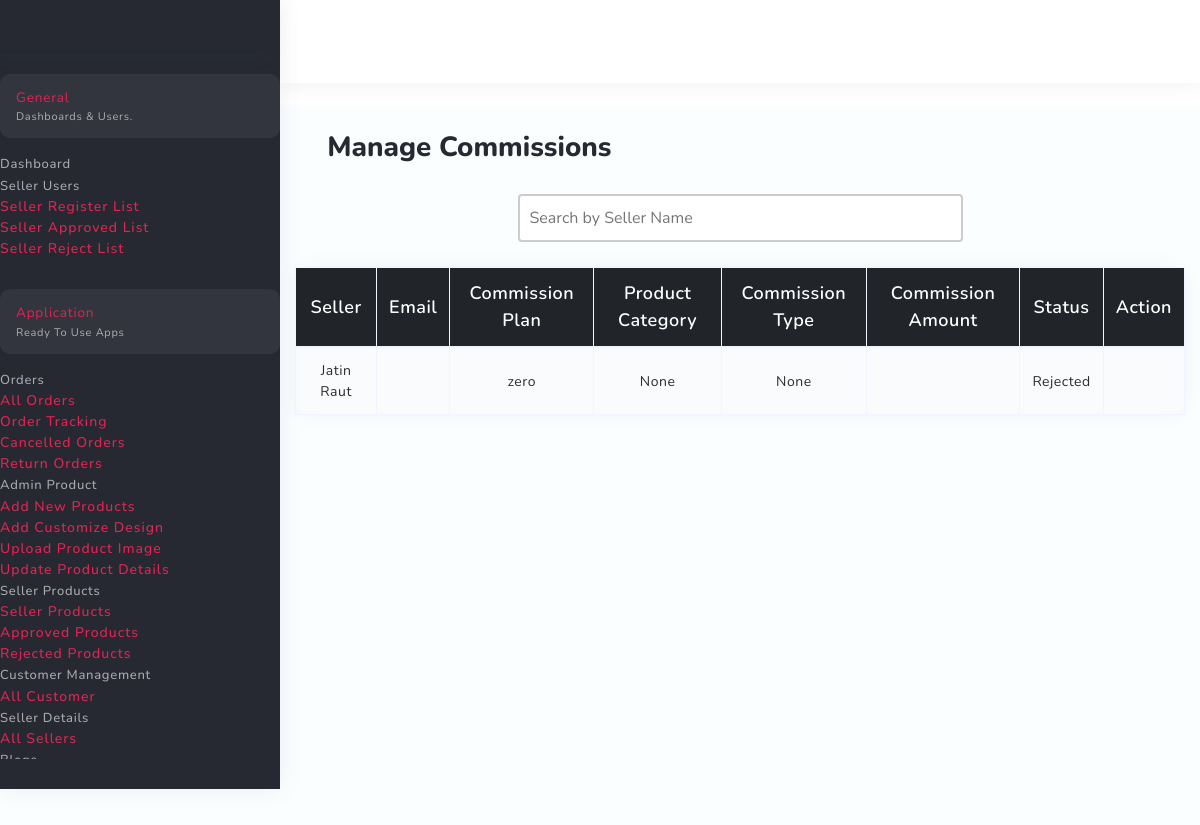
/manage_commissions/, run on the app's committed database.
### seller/models.py (models this page shows, shortened)
class Commission(models.Model):
        commission_email= models.EmailField(max_length=255)
        seller_name = models.CharField(max_length=255)
        commission_plan = models.CharField(max_length=20, choices=[('zero', 'Zero Commission'), ('subscription', 'Subscription'), ('standard', 'Standard')])
        product_category = models.CharField(max_length=50, choices=CATEGORY_CHOICE, blank=True, null=True)
        product_commission_percent = models.CharField(blank=True, null=True,max_length=50)
        commission_type = models.CharField(max_length=20, choices=[('annually', 'Annually'), ('monthly', 'Monthly')], blank=True, null=True)
        product_commission_rupees = models.CharField(blank=True, null=True,max_length=50)
        commission_approved = models.BooleanField(default=False)
        commission_reject = models.BooleanField(default=False)
        STATUS_CHOICES = (
        ('Pending', 'Pending'),
        ('Approved', 'Approved'),
        ('Rejected', 'Rejected'),
        )
        status = models.CharField(max_length=20, choices=STATUS_CHOICES, default='')
        approved_by = models.ForeignKey(VrUser, on_delete=models.SET_NULL, null=True, blank=True, related_name='approved_commissions')
        rejected_by = models.ForeignKey(VrUser, on_delete=models.SET_NULL, null=True, blank=True, related_name='rejected_commissions')

### Admin/views.py (the view)
# urls.py: path('manage_commissions/', manage_commissions, name='manage_commissions'),
def manage_commissions(request):
    pending_commissions = Commission.objects.filter(status='Pending')
    rejected_commissions = Commission.objects.filter(status='Rejected')
    all_commissions = Commission.objects.all()
    for i in all_commissions:
        print('all_commissions',i.status)
    return render(request, 'admin/manage_commissions.html', {
        'all_commissions': all_commissions,
        'pending_commissions': pending_commissions,
        'rejected_commissions': rejected_commissions,
        'approve_view': True
    })

### templates/admin/manage_commissions.html (shortened to what this page needs)
{% extends "admin_base.html" %}
{% block content %}
<!DOCTYPE html>
<html lang="en">
<head>
</head>
<body>
    <div class="page-wrapper compact-wrapper dark-sidebar" id="pageWrapper">
        <div class="page-body-wrapper">
            <div class="page-body">
                <div class="title-header">
                    <h5>Manage Commissions</h5>
                </div>
                <div class="search-container">
                    <input type="text" id="searchInput" placeholder="Search by Seller Name">
                </div>
                <div class="card">
                    <div class="row">
                        <div class="col-sm-12">
                            <div class="table-responsive table-desi">
                                <table class="table table-hover table-striped table-bordered text-center" id="commissionTable">
                                    <thead class="table-dark">
                                        <tr>
                                            <th>Seller</th>
                                            <th>Email</th>
                                            <th>Commission Plan</th>
                                            <th>Product Category</th>
                                            <th>Commission Type</th>
                                            <th>Commission Amount</th>
                                            <th>Status</th>
                                            <th>Action</th>
                                        </tr>
                                    </thead>
                                    <tbody>
                                        {% for commission in all_commissions %}
                                            <tr>
                                                <td>{{ commission.seller_name }}</td>
                                                <td>{{ commission.seller_email }}</td>
                                                <td>{{ commission.commission_plan }}</td>
                                                <td>{{ commission.product_category }}</td>
                                                <td>{{ commission.commission_type }}</td>
                                                <td>
                                                </td>
                                                <td>{{ commission.status }}</td>
                                                <td>
                                                </td>
                                            </tr>
                                        {% endfor %}
                                    </tbody>
                                </table>
                            </div>
                        </div>
                    </div>
                </div>
            </div>
        </div>
    </div>
</body>
</html>
{% endblock %}

### templates/admin/manage_commissions.html (style rules this page uses)
.search-container { margin-bottom: 20px; text-align: center; }
.search-container input[type=text] { padding: 10px; margin: 5px; width: 50%; box-sizing: border-box; border: 2px solid #ccc; border-radius: 4px; font-size: 16px; }

### data on the page
Commission: seller_name "Jatin Raut", commission_plan "zero", product_category "None", commission_type "None", status "Rejected"
